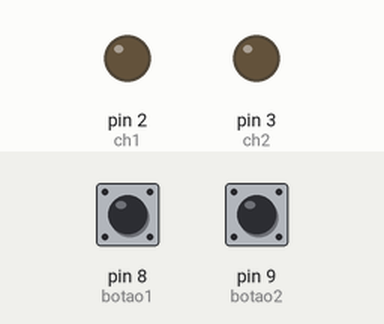
This sketch was run on a simulated Arduino Uno, built with avr-gcc and run on an emulated ATmega328P. On the bench: output pins drawn as LEDs (lit = HIGH). The test bench sets the inputs (shaded band); at power-on: pin 8 (botao1) HIGH, pin 9 (botao2) HIGH.

Above: at 1.2 s.
1.3 s: pin 8 (botao1) pulled LOW for 0.15 s
At 2.4 s:
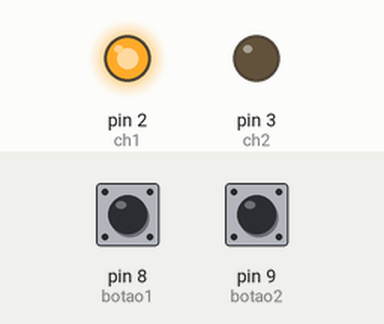
2.9 s: pin 9 (botao2) pulled LOW for 0.15 s
At 3.6 s:
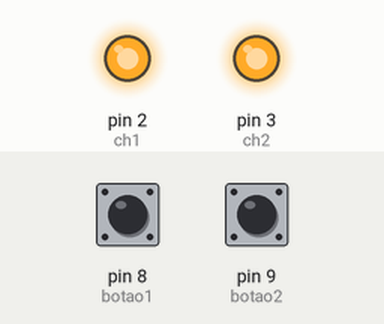
4.5 s: pin 8 (botao1) pulled LOW for 1 s
At 4.8 s:
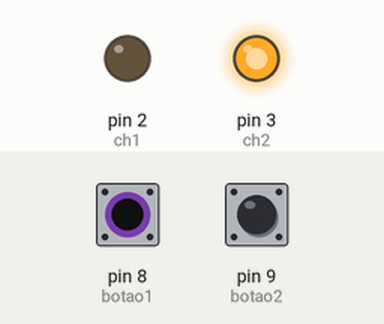
7.0 s: pin 8 (botao1) pulled LOW for 3.2 s
At 7.9 s:
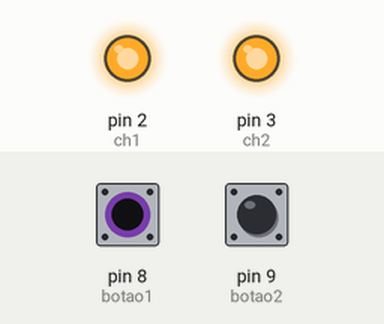
11.7 s: pin 9 (botao2) pulled LOW for 1 s
At 12.7 s:
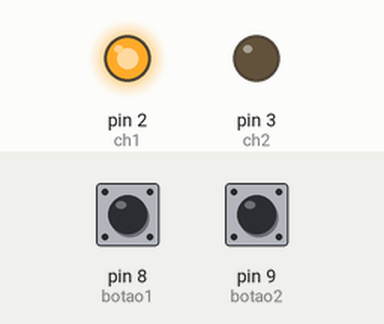
Timing chart, 0 to 14.7 s (numbered marks = the images above; inputs shaded):
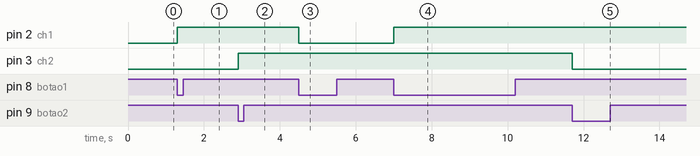

Measured:
- after the input at 1.3 s, pin 2 (ch1): LOW → HIGH at once
- after the input at 2.9 s, pin 3 (ch2): LOW → HIGH at once
- after the input at 4.5 s, pin 2 (ch1): HIGH → LOW at once
- after the input at 7.0 s, pin 2 (ch1): LOW → HIGH at once
- after the input at 11.7 s, pin 3 (ch2): HIGH → LOW at once

The sketch:

Botao_com_Retencao_2_Canais_Pull_UP_2.ino
```cpp
 /* Muda o estado dos canais com um
 pulso BAIXO ao APERTAR o botão*/

 #define ch1 2
 #define ch2 3
 #define botao1 8
 #define botao2 9
 int estado_ch1 = 0;
 int estado_ch2 = 0;

 void setup() {
   pinMode(ch1, OUTPUT);
   pinMode(ch2, OUTPUT);
   pinMode(botao1, INPUT_PULLUP);
   pinMode(botao2, INPUT_PULLUP);
   digitalWrite(ch1, LOW);
   digitalWrite(ch2, LOW); }

 void Canal1() {
     Canal_01:
  if(digitalRead(botao1)== 0 && estado_ch1 == 0)
  { digitalWrite(ch1,!digitalRead(ch1));
    delay(200);
    estado_ch1 = 1;}
  if(digitalRead(botao1) == 1 && estado_ch1 == 1)
  { delay(200);
    estado_ch1 = 0;}
  }

 void Canal2() {
     Canal_02:
  if(digitalRead(botao2)== 0 && estado_ch2 == 0)
  { digitalWrite(ch2,!digitalRead(ch2));
    delay(200);
    estado_ch2 = 1;}
  if(digitalRead(botao2) == 1 && estado_ch2 == 1)
  { delay(200);
    estado_ch2 = 0;}
  }

 void loop() {
   Canal1();
   Canal2();
   }
```
